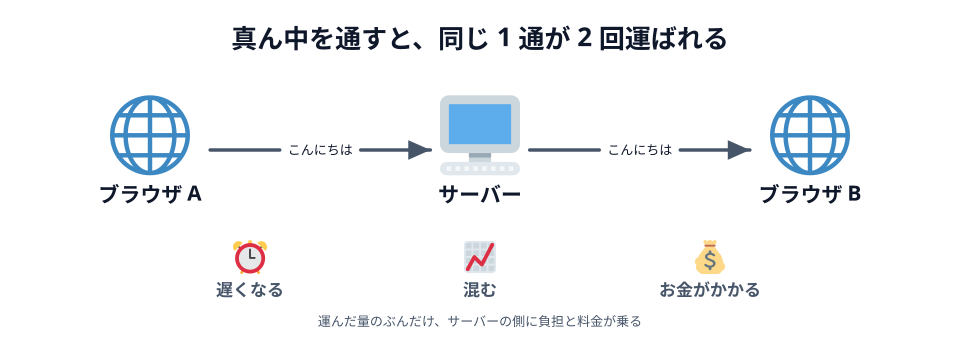

Reproduce this figure in Python.
# 03-relay.svg
# スキーマ: SOURCE-PATH-GOAL（A → サーバー → B）+ 代償の列挙
# 同じ 1 通が 2 回運ばれること、その代金がサーバー側に乗ることを見せる

import sys

sys.path.insert(0, "/Users/seekseep/.claude/skills/genfig")
from genfig import Canvas

c = Canvas(960, 340)

c.text(480, 48, "真ん中を通すと、同じ 1 通が 2 回運ばれる", scale="xl")

a = c.node(150, 150, "ブラウザ A", emoji_cp="1f310")
sv = c.node(480, 150, "サーバー", emoji_cp="1f5a5")
b = c.node(810, 150, "ブラウザ B", emoji_cp="1f310")

c.link(a, sv, label="こんにちは", label_scale="sm")
c.link(sv, b, label="こんにちは", label_scale="sm")

costs = [
    (250, "23f0", "遅くなる"),
    (480, "1f4c8", "混む"),
    (710, "1f4b0", "お金がかかる"),
]
for cx, cp, name in costs:
    c.emoji(cp, cx - 17, 240, 34)
    c.text(cx, 296, name, scale="md")

c.text(480, 326, "運んだ量のぶんだけ、サーバーの側に負担と料金が乗る", scale="sm")

c.save("03-relay.svg")
